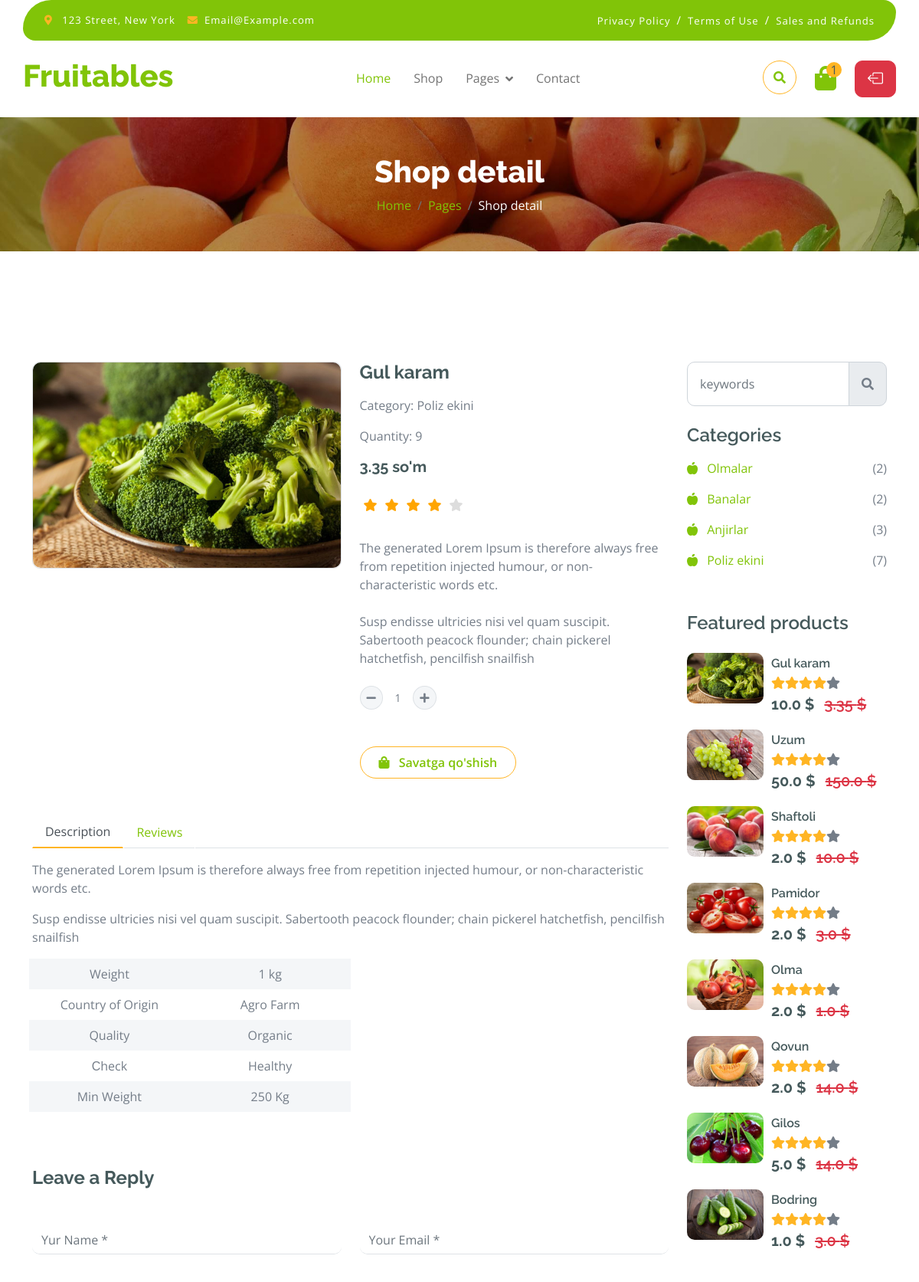
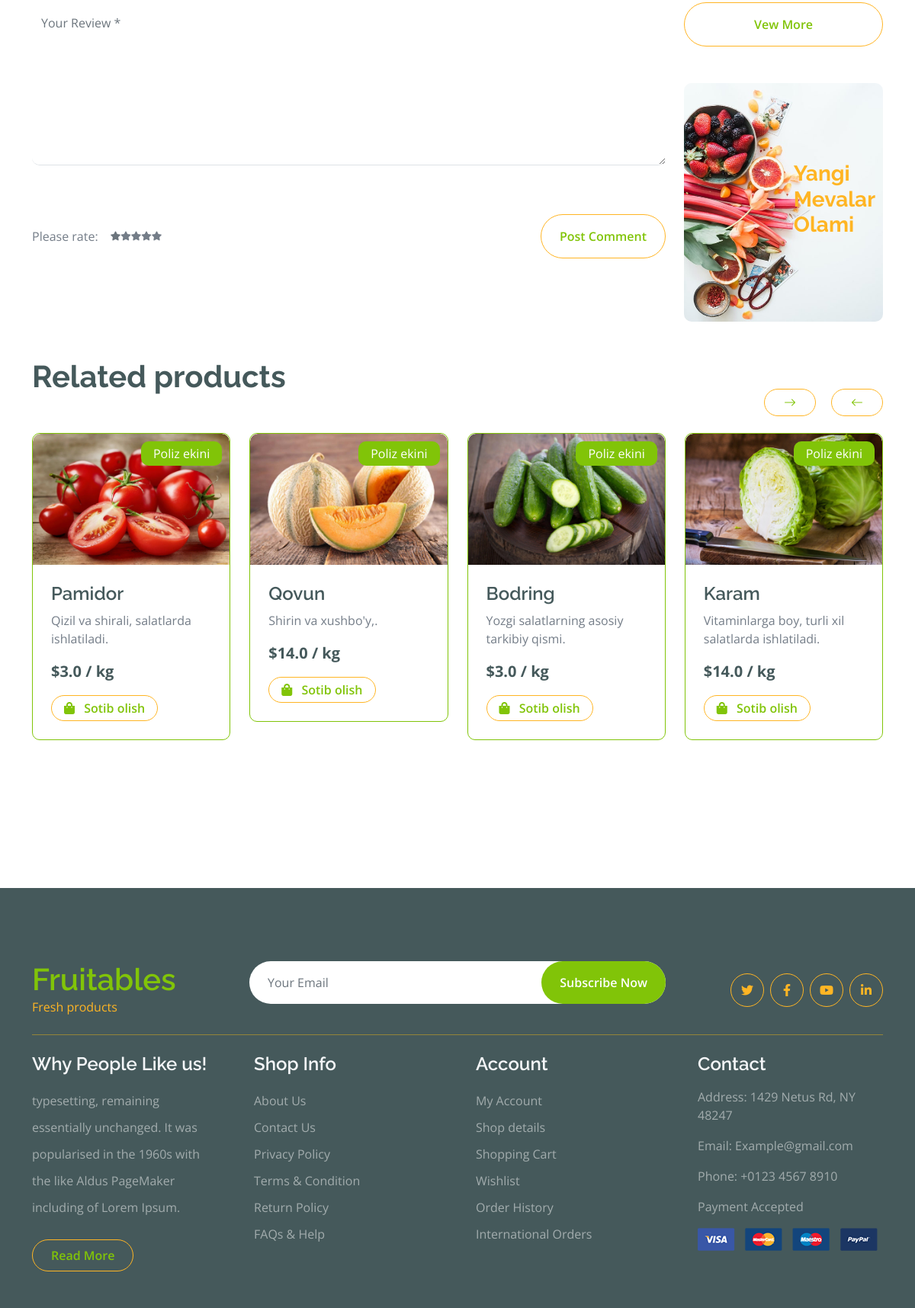
Screenshot of /product/gul-karam/ (signed in) with the database file from the repository (2 pictures, top to bottom).
### shop/models.py (models this page shows, shortened)
class Product(models.Model):
    category = models.ForeignKey(Category, on_delete=models.CASCADE, verbose_name="Kategoriya")
    filter_choice = models.CharField(max_length=3, choices=FILTER_CHOICES, null=True)
    name = models.CharField(max_length=255, verbose_name="Nomi")
    description = models.TextField(blank=True, null=True)
    price = models.FloatField()
    discount = models.FloatField(null=True, blank=True)
    quantity = models.IntegerField(default=0)
    image = models.ImageField(upload_to='products/', verbose_name="Rasmi")
    slug = models.SlugField(null=True, blank=True)

class Category(models.Model):
    name = models.CharField(max_length=50, unique=True, verbose_name="Kategoriya")
    image = models.ImageField(upload_to='categories/', null=True, blank=True)
    slug = models.SlugField(null=True, blank=True)
    parent = models.ForeignKey('self', on_delete=models.CASCADE,
                               null=True, blank=True,
                               related_name='subcategories')
    def __str__(self):
        return self.name

### shop/views.py (the view)
# urls.py: path('product/<slug:slug>/', product_detail_view, name='product_detail'),
def product_detail_view(request, slug):
    product = Product.objects.get(slug=slug)
    cart_info = CartAuthenticatedUser(request)
    categories = Category.objects.filter(parent=None)
    all_products = Product.objects.all()
    user_rating = 0
    if request.user.is_authenticated:
        rating = Rating.objects.filter(product=product, user=request.user).first()
        user_rating = rating.rating if rating else 0
    else:
        messages.error(request, 'Baholash uchun tizimga kiring!')
    context = {
        'product': product,
        'categories': categories,
        'cart_product_quantity': cart_info.get_cart_info()['cart_product_quantity'],
        'products': all_products,
        'title': 'Shop detail',
        'user_rating': user_rating
    }
    return render(request, 'shop/product_detail.html', context)

### shop/templates/shop/product_detail.html (shortened to what this page needs)
{% extends 'base.html' %}
{% block main %}
{% include 'shop/components/_singleheader.html' %}
<div class="container-fluid py-5 mt-5">
    <div class="container py-5">
        <div class="row g-4 mb-5">
            <div class="col-lg-8 col-xl-9">
                <div class="row g-4">
                    <div class="col-lg-6">
                        <div class="border rounded">
                            <a href="{% url 'product_detail' product.slug %}">
                                <img src="{{ product.image.url }}" class="img-fluid rounded" alt="Image">
                            </a>
                        </div>
                    </div>
                    <div class="col-lg-6">
                        <h4 class="fw-bold mb-3">{{ product.name }}</h4>
                        <p class="mb-3">Category: {{ product.category }}</p>
                        <p class="mb-3">Quantity: {{ product.quantity }}</p>
                        <h5 class="fw-bold mb-3">{{ product.price }} so'm</h5>
                        {% include 'shop/components/_stars.html' %}
                        <p class="mb-4">{{ product.description|linebreaksbr }}</p>
                        <div class="input-group quantity mb-5" style="width: 100px;">
                            <div class="input-group-btn">
                                <button class="btn btn-sm btn-minus rounded-circle bg-light border">
                                    <i class="fa fa-minus"></i>
                                </button>
                            </div>
                            <input type="text" class="form-control form-control-sm text-center border-0" value="1">
                            <div class="input-group-btn">
                                <button class="btn btn-sm btn-plus rounded-circle bg-light border">
                                    <i class="fa fa-plus"></i>
                                </button>
                            </div>
                        </div>
                        {% if product.quantity %}
                        <a href="{% url 'to_cart' product.pk 'add' %}"
                           class="btn border border-secondary rounded-pill px-4 py-2 mb-4 text-primary"><i
                                class="fa fa-shopping-bag me-2 text-primary"></i> Savatga qo'shish </a>
                        {% else %}
                        <button class="btn border border-secondary rounded-pill px-4 py-2 mb-4 text-primary"><i
                                class="fa fa-ban me-2 text-primary"></i> Maxsulot tugagan </button>
                        {% endif %}
                    </div>
                    <div class="col-lg-12">
                        <nav>
                            <div class="nav nav-tabs mb-3">
                                <button class="nav-link active border-white border-bottom-0" type="button" role="tab"
                                        id="nav-about-tab" data-bs-toggle="tab" data-bs-target="#nav-about"
                                        aria-controls="nav-about" aria-selected="true">Description
                                </button>
                                <button class="nav-link border-white border-bottom-0" type="button" role="tab"
                                        id="nav-mission-tab" data-bs-toggle="tab" data-bs-target="#nav-mission"
                                        aria-controls="nav-mission" aria-selected="false">Reviews
                                </button>
                            </div>
                        </nav>
                        <div class="tab-content mb-5">
                            <div class="tab-pane active" id="nav-about" role="tabpanel" aria-labelledby="nav-about-tab">
                                <p>{{ product.description|linebreaks }} </p>
                                <div class="px-2">
                                    <div class="row g-4">
                                        <div class="col-6">
                                            <div class="row bg-light align-items-center text-center justify-content-center py-2">
                                                <div class="col-6">
                                                    <p class="mb-0">Weight</p>
                                                </div>
                                                <div class="col-6">
                                                    <p class="mb-0">1 kg</p>
                                                </div>
                                            </div>
                                            <div class="row text-center align-items-center justify-content-center py-2">
                                                <div class="col-6">
                                                    <p class="mb-0">Country of Origin</p>
                                                </div>
                                                <div class="col-6">
                                                    <p class="mb-0">Agro Farm</p>
                                                </div>
                                            </div>
                                            <div class="row bg-light text-center align-items-center justify-content-center py-2">
                                                <div class="col-6">
                                                    <p class="mb-0">Quality</p>
                                                </div>
                                                <div class="col-6">
                                                    <p class="mb-0">Organic</p>
                                                </div>
                                            </div>
                                            <div class="row text-center align-items-center justify-content-center py-2">
                                                <div class="col-6">
                                                    <p class="mb-0">Сheck</p>
                                                </div>
                                                <div class="col-6">
                                                    <p class="mb-0">Healthy</p>
                                                </div>
                                            </div>
                                            <div class="row bg-light text-center align-items-center justify-content-center py-2">
                                                <div class="col-6">
                                                    <p class="mb-0">Min Weight</p>
                                                </div>
                                                <div class="col-6">
                                                    <p class="mb-0">250 Kg</p>
                                                </div>
                                            </div>
                                        </div>
                                    </div>
                                </div>
                            </div>
                        </div>
                    </div>
                    <form action="#">
                        <h4 class="mb-5 fw-bold">Leave a Reply</h4>
                        <div class="row g-4">
                            <div class="col-lg-6">
                                <div class="border-bottom rounded">
                                    <input type="text" class="form-control border-0 me-4" placeholder="Yur Name *">
                                </div>
                            </div>
                            <div class="col-lg-6">
                                <div class="border-bottom rounded">
                                    <input type="email" class="form-control border-0" placeholder="Your Email *">
                                </div>
                            </div>
                            <div class="col-lg-12">
                                <div class="border-bottom rounded my-4">
                                    <textarea name="" id="" class="form-control border-0" cols="30" rows="8"
                                              placeholder="Your Review *" spellcheck="false"></textarea>
                                </div>
                            </div>
                            <div class="col-lg-12">
                                <div class="d-flex justify-content-between py-3 mb-5">
                                    <div class="d-flex align-items-center">
                                        <p class="mb-0 me-3">Please rate:</p>
                                        <div class="d-flex align-items-center" style="font-size: 12px;">
                                            <i class="fa fa-star text-muted"></i>
                                            <i class="fa fa-star"></i>
                                            <i class="fa fa-star"></i>
                                            <i class="fa fa-star"></i>
                                            <i class="fa fa-star"></i>
                                        </div>
                                    </div>
                                    <a href="#" class="btn border border-secondary text-primary rounded-pill px-4 py-3">
                                        Post Comment</a>
                                </div>
                            </div>
                        </div>
                    </form>
                </div>
            </div>
            <div class="col-lg-4 col-xl-3">
                <div class="row g-4 fruite">
                    <div class="col-lg-12">
                        <div class="input-group w-100 mx-auto d-flex mb-4">
                            <input type="search" class="form-control p-3" placeholder="keywords"
                                   aria-describedby="search-icon-1">
                            <span id="search-icon-1" class="input-group-text p-3"><i class="fa fa-search"></i></span>
                        </div>
                        <div class="mb-4">
                            <h4>Categories</h4>
                            <ul class="list-unstyled fruite-categorie">
                                {% for category in categories %}
                                {% for subcategories in category.subcategories.all %}
                                <li>
                                    <div class="d-flex justify-content-between fruite-name">
                                        <a href="{% url 'sort_subcategory' subcategories.id %}"><i
                                                class="fas fa-apple-alt me-2"></i>
                                            {{ subcategories.name }}</a>
                                        <span>({{ subcategories.product_set.count }})</span>
                                    </div>
                                </li>
                                {% endfor %}
                                {% endfor %}
                            </ul>
                        </div>
                    </div>
                    <div class="col-lg-12">
                        <h4 class="mb-4">Featured products</h4>
                        {% for product in products|slice:8 %}
                        {% include 'shop/components/_featured_products.html'%}
                        {% endfor %}
                        <div class="d-flex justify-content-center my-4">
                            <a href="#" class="btn border border-secondary px-4 py-3 rounded-pill text-primary w-100">Vew
                                More</a>
                        </div>
                    </div>
                    <div class="col-lg-12">
                        {% include 'shop/components/_banner.html' %}
                    </div>
                </div>
            </div>
        </div>
        <h1 class="fw-bold mb-0">Related products</h1>
        <div class="vesitable">
            <div class="owl-carousel vegetable-carousel justify-content-center">
                {% include 'shop/components/_related_card.html' %}
            </div>
        </div>
    </div>
</div>
{% endblock main %}

### shop/templates/shop/components/_featured_products.html
<div class="d-flex align-items-center justify-content-start">
    <div class="rounded" style="width: 100px; height: 100px;">
        <img src="{{ product.image.url }}" class="img-fluid rounded" alt="Image">
    </div>
    <div>
        <h6 class="mb-2" style="margin-left: 10px">{{ product.name }}</h6>
        <div class="d-flex mb-2" style="margin-left: 10px">
            <i class="fa fa-star text-secondary"></i>
            <i class="fa fa-star text-secondary"></i>
            <i class="fa fa-star text-secondary"></i>
            <i class="fa fa-star text-secondary"></i>
            <i class="fa fa-star"></i>
        </div>
        <div class="d-flex mb-2">
            <h5 class="fw-bold me-2" style="margin-left: 10px">{{ product.discount }} $</h5>
            <h5 class="text-danger text-decoration-line-through" style="margin-left: 5px">{{ product.price }} $</h5>
        </div>
    </div>
</div>

### shop/templates/shop/components/_related_card.html
{% for pr in product.category.product_set.all %}
{% if pr != product %}
<div class="border border-primary rounded position-relative vesitable-item">
    <div class="vesitable-img">
        <img src="{{ pr.image.url }}" class="img-fluid w-100 rounded-top" alt="">
    </div>
    <div class="text-white bg-primary px-3 py-1 rounded position-absolute"
         style="top: 10px; right: 10px;">{{ pr.category }}
    </div>
    <div class="p-4 pb-0 rounded-bottom">
        <h4>{{ pr.name }}</h4>
        <p>{{ pr.description|truncatewords:15 }}</p>
        <div class="d-flex justify-content-between flex-lg-wrap">
            <p class="text-dark fs-5 fw-bold">${{ pr.price }} / kg</p>
            <a href="{% url 'product_detail' pr.slug %}"
               class="btn border border-secondary rounded-pill px-3 py-1 mb-4 text-primary"><i
                    class="fa fa-shopping-bag me-2 text-primary"></i> Sotib olish</a>
        </div>
    </div>
</div>
{% endif %}
{% endfor %}

### rows the page displays
Product: image (picture), name "Gul karam", category "Poliz ekini", quantity "9", price "3.35", description "The generated Lorem Ipsum is therefore always free from repetition injected humour, or non-characteristic words etc. Susp endisse ultricies nisi vel quam suscipit. Sabertooth peacock flounder; chain pickerel hatchetfish, pencilfish snailfish", discount "10.0"
Category: name "Olmalar", product_set.count "2"
Category: name "Banalar", product_set.count "2"
Category: name "Anjirlar", product_set.count "3"
Category: name "Poliz ekini", product_set.count "7"
Product: image (picture), name "Uzum", discount "50.0", price "150.0"
Product: image (picture), name "Shaftoli", discount "2.0", price "10.0"
Product: image (picture), name "Pamidor", discount "2.0", price "3.0", category "Poliz ekini", description "Qizil va shirali, salatlarda ishlatiladi."
Product: image (picture), name "Olma", discount "2.0", price "1.0"
Product: image (picture), name "Qovun", discount "2.0", price "14.0", category "Poliz ekini", description "Shirin va xushbo'y,."
Product: image (picture), name "Gilos", discount "5.0", price "14.0"
Product: image (picture), name "Bodring", discount "1.0", price "3.0", category "Poliz ekini", description "Yozgi salatlarning asosiy tarkibiy qismi."
Product: image (picture), category "Poliz ekini", name "Karam", description "Vitaminlarga boy, turli xil salatlarda ishlatiladi.", price "14.0"

### other values shown
{{ cart_product_quantity }} "1"
{{ title }} "Shop detail"
